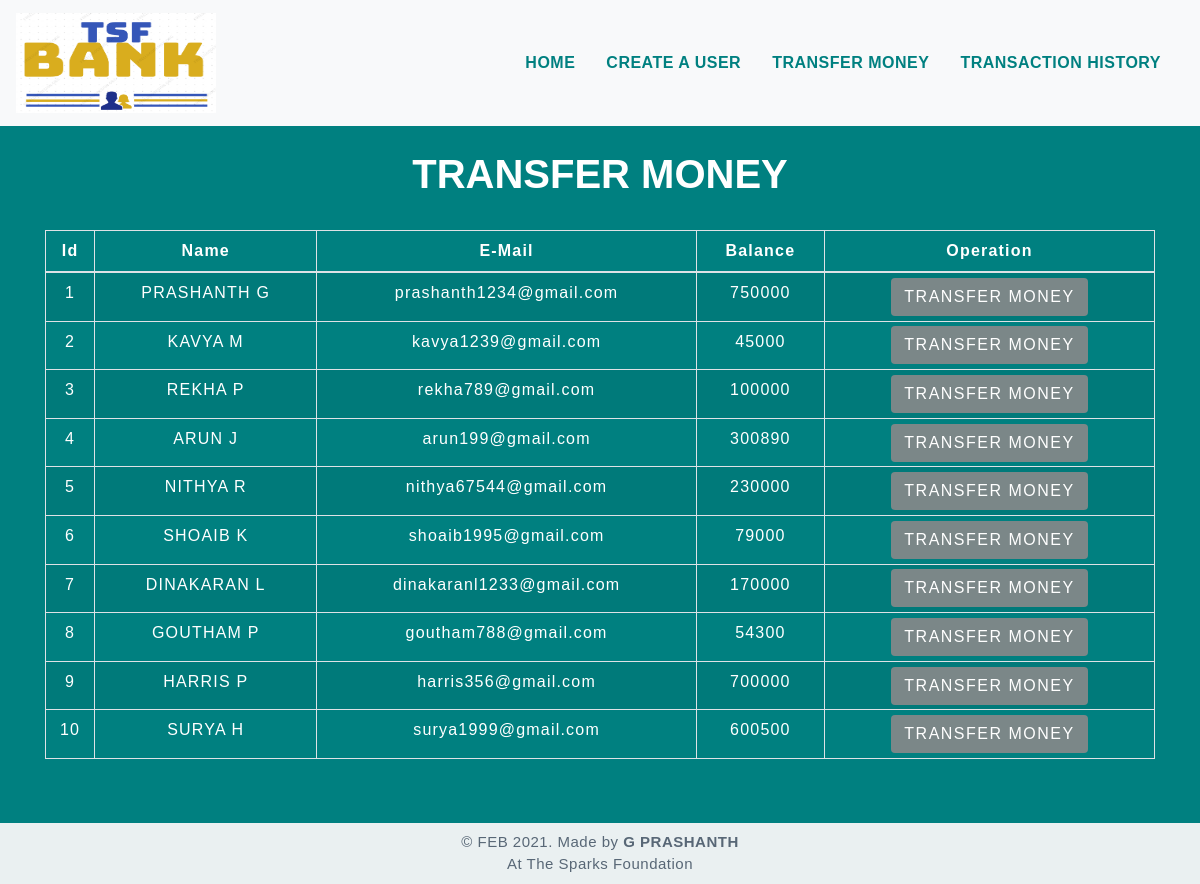
The app's page /transfermoney.php with its own data.
### tables this page shows
CREATE TABLE `users` (
    `id` int(3) NOT NULL,
    `name` text NOT NULL,
    `email` varchar(30) NOT NULL,
    `balance` int(8) NOT NULL
  );

### transfermoney.php (the view, shortened to what this page needs)
<!DOCTYPE html>
<html lang="en">
<head>
    <link rel="stylesheet" href="https://maxcdn.bootstrapcdn.com/bootstrap/4.0.0/css/bootstrap.min.css">
    <link rel="stylesheet" type="text/css" href="css/table.css">
    <link rel="stylesheet" type="text/css" href="css/navbar.css">
    <link rel="stylesheet" type="text/css" href="css/style.css">
</head>
<body style="background-color : #008080;">
    <?php
    include 'config.php';
    $sql = "SELECT * FROM users";
    $result = mysqli_query($conn, $sql);
    ?>
    <?php
    include 'navbar.php';
    ?>
    <div class="container">
        <b><h1 class="text-center pt-4" style="color : white;">TRANSFER MONEY</h1></b>
        <br>
        <div class="row">
            <div class="col">
                <div class="table-responsive-sm">
                    <table class="table table-hover table-sm table-striped table-condensed table-bordered" style="border-color:black;">
                        <thead style="color : white;">
                            <tr>
                                <th scope="col" class="text-center py-2">Id</th>
                                <th scope="col" class="text-center py-2">Name</th>
                                <th scope="col" class="text-center py-2">E-Mail</th>
                                <th scope="col" class="text-center py-2">Balance</th>
                                <th scope="col" class="text-center py-2">Operation</th>
                            </tr>
                        </thead>
                        <tbody>
                            <?php
                            while ($rows = mysqli_fetch_assoc($result)) {
                            ?>
                                <tr style="color : white;">
                                    <td class="py-2"><?php echo $rows['id'] ?></td>
                                    <td class="py-2"><?php echo $rows['name'] ?></td>
                                    <td class="py-2"><?php echo $rows['email'] ?></td>
                                    <td class="py-2"><?php echo $rows['balance'] ?></td>
                                    <td><a href="selecteduserdetail.php?id= <?php echo $rows['id']; ?>"> <button type="button" class="btn" style="background-color : ##072da8;">TRANSFER MONEY</button></a></td>
                                </tr>
                            <?php
                            }
                            ?>
                        </tbody>
                    </table>
                </div>
            </div>
        </div>
    </div>
    <footer class="text-center mt-5 py-2">
        <p>&copy FEB 2021. Made by <b>G PRASHANTH</b> <br> At The Sparks Foundation</p>
    </footer>
</body>
</html>

### navbar.php (shortened to what this page needs)
<nav class="navbar navbar-expand-md navbar-light bg-light">
  <a class="navbar-brand" href="index.php" style="color :black;"><b><img src="img/tsfbb.png" width="200px" height="100px"></b></a>
  <div class="collapse navbar-collapse" id="collapsibleNavbar">
    <ul class="navbar-nav ml-auto">
      <li class="nav-item">
        <a class="nav-link" href="index.php" style="color :#008080;"><b>HOME</b></a>
      </li>
      <li class="nav-item">
        <a class="nav-link" href="createuser.php" style="color :#008080;"><b>CREATE A USER</b></a>
      </li>
      <li class="nav-item">
        <a class="nav-link" href="transfermoney.php" style="color :#008080;"><b>TRANSFER MONEY</b></a>
      </li>
      <li class="nav-item">
        <a class="nav-link" href="transactionhistory.php" style="color :#008080;"><b>TRANSACTION HISTORY</b></a>
      </li>
  </div>
</nav>

### css/table.css (style rules this page uses)
* { padding: 0; margin: 0; box-sizing: border-box; font-family: sans-serif; }
table { letter-spacing: 1.2px; }
td { text-align: center; }
button { border:none; background: #d9d9d9; transition: 1s; }

### css/navbar.css (style rules this page uses)
.nav-link { margin-right: 15px; color:#2F363F; letter-spacing: 0.5px; transition: 0.5s; }
.navbar-brand { color: #e62e00bb; letter-spacing: 0.5px; }

### css/style.css (style rules this page uses)
* { padding: 0; margin: 0; box-sizing: border-box; font-family: sans-serif; }
h1 { color: #fff; font-weight: bold; transition: 0.5s; }
button { border:none; border-radius: 8px; padding: 10px; background:#7B8788; color:white; letter-spacing: 1.5px; font-size: 15px; transition: 0.5s; }
footer { color:#586776; background-color:#EAF0F1; letter-spacing: 0.5px; }
footer p { margin: 0; font-size: 15px; color:#586776; background-color:#EAF0F1; letter-spacing: 0.5px; }

### transfermoney.php (style rules this page uses)
button { transition: 1.5s; }

### records on screen
users: id "1", name "PRASHANTH G", email "prashanth1234@gmail.com", balance "750000"
users: id "2", name "KAVYA M", email "kavya1239@gmail.com", balance "45000"
users: id "3", name "REKHA P", email "rekha789@gmail.com", balance "100000"
users: id "4", name "ARUN J", email "arun199@gmail.com", balance "300890"
users: id "5", name "NITHYA R", email "nithya67544@gmail.com", balance "230000"
users: id "6", name "SHOAIB K", email "shoaib1995@gmail.com", balance "79000"
users: id "7", name "DINAKARAN L", email "dinakaranl1233@gmail.com", balance "170000"
users: id "8", name "GOUTHAM P", email "goutham788@gmail.com", balance "54300"
users: id "9", name "HARRIS P", email "harris356@gmail.com", balance "700000"
users: id "10", name "SURYA H", email "surya1999@gmail.com", balance "600500"
